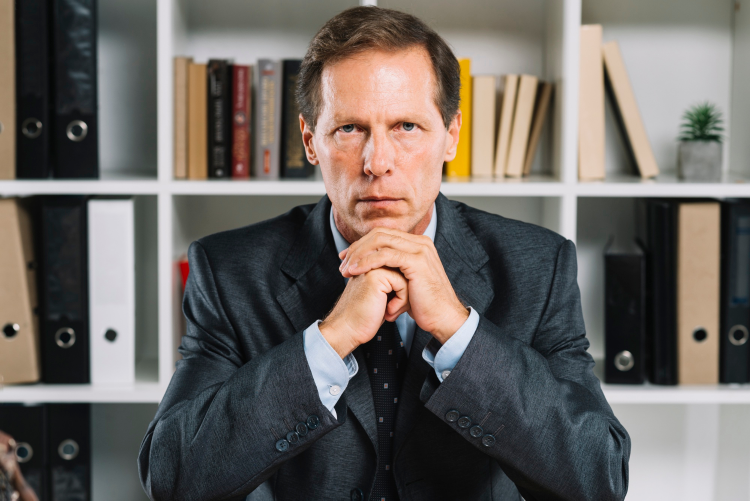
#> input picture Zadanie5/osoba.jpg, 1500 x 1001 px (shown at 1/2 size)
$ python Jerzy_Debowski_zadanie_5.py
#> lines starting #> are read from the running program, lines starting #| are printed output that depends on the picture; after the words box and inside, x2 and y2 are one past the last pixel; in counts of white or black regions, pixels touching at a corner belong together; pictures that were not available may be replaced by others from this repository, and a replacement may not be noted
import cv2
import numpy

face_cascade = cv2.CascadeClassifier(
    cv2.data.haarcascades + 'haarcascade_frontalface_default.xml'
)

smile_cascade = cv2.CascadeClassifier(
    cv2.data.haarcascades + 'haarcascade_smile.xml'
)

eye_cascade = cv2.CascadeClassifier(
    cv2.data.haarcascades + 'haarcascade_eye.xml'
)


def find_face(img_path, scaling_factor=0.5, scale_factor=1.3, min_neighbours=3):
#> called with img_path = 'osoba.jpg', scaling_factor = 0.5, scale_factor = 1.3, min_neighbours = 3
    frame = cv2.imread(img_path)
#> frame is the input picture: shape (1001, 1500, 3); mean B, G, R 97.3, 101.9, 107.5
    frame = cv2.resize(
        frame,
        None,
        fx=scaling_factor,
        fy=scaling_factor,
        interpolation=cv2.INTER_AREA,
    )
#> frame: shape (500, 750, 3)
    face_rects = face_cascade.detectMultiScale(
        frame,
        scaleFactor=scale_factor,
        minNeighbors=min_neighbours,
    )
#> face_rects = [[296, 62, 167, 167]]

    for (x, y, w, h) in face_rects:
        cv2.rectangle(
            frame,
            (x, y),
            (x + w, y + h),
            (255, 0, 0),
            3,
        )
#> this loop made 1 pass
#> frame: shape (500, 750, 3); mean B, G, R 99, 101, 106.4
    cv2.imshow('Found face', frame)


def find_smiles(img_path):
#> called with img_path = 'osoby.jpg'
    image = cv2.imread(img_path)
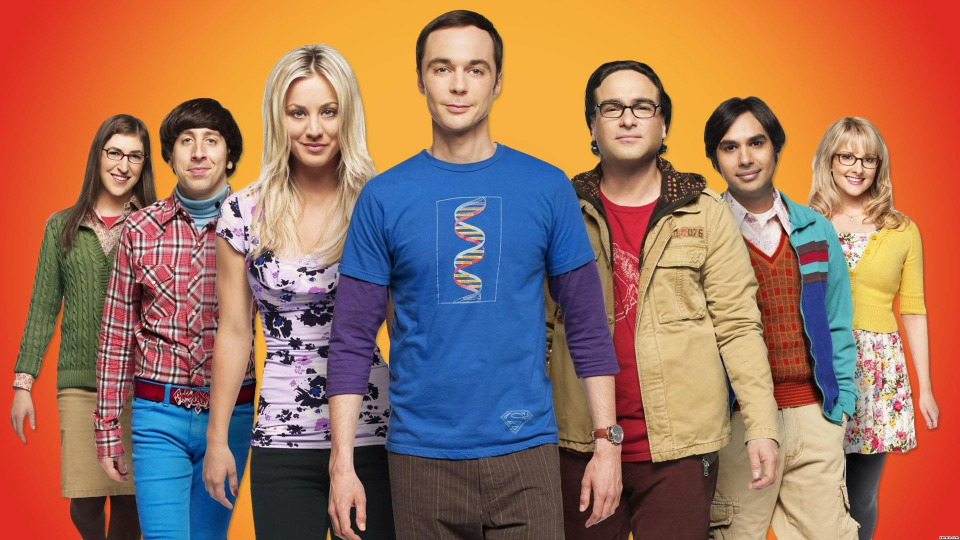
#> input picture Zadanie5/osoby.jpg, 1920 x 1080 px (shown at 1/2 size)
#> image is the input picture: shape (1080, 1920, 3); mean B, G, R 93, 113.9, 158.9
    gray_filter = cv2.cvtColor(image, cv2.COLOR_BGR2GRAY)
    faces = face_cascade.detectMultiScale(gray_filter, 1.2, 8)
#> faces = [[1421, 237, 138, 138], [190, 263, 118, 118], [330, 227, 140, 140], [1659, 273, 114, 114], [827, 65, 182, 182], [542, 161, 169, 169], [1169, 151, 167, 167]]

    for (x, y, w, h) in faces:
        cv2.rectangle(
            image,
            (x, y),
            (x + w, y + h),
            (255, 0, 0),
            2
        )
        roi_gray = gray_filter[y:y + h, x:x + w]
        roi_color = image[y:y + h, x:x + w]
        smile = smile_cascade.detectMultiScale(roi_gray, 1.1, 55, minSize=(25, 25))
        eye = eye_cascade.detectMultiScale(roi_gray, 1.1, 6)
        for (sx, sy, sw, sh) in smile:
            cv2.rectangle(
                roi_color,
                (sx, sy),
                (sx + sw, sy + sh),
                (0, 255, 0),
                1
            )
        for (ex, ey, ew, eh) in eye:
            cv2.rectangle(
                roi_color,
                (ex, ey),
                (ex + ew, ey + eh),
                (0, 0, 255),
                1
            )
#> this loop made 7 passes
#> (x, y, w, h, smile, eye) on passes 1, 3, 4, 5, 6: (1421, 237, 138, 138, [[40, 95, 73, 36]], [[71, 33, 35, 35], [23, 43, 32, 32]]), (330, 227, 140, 140, [[33, 95, 72, 36]], [[26, 37, 34, 34], [74, 39, 34, 34]]), (1659, 273, 114, 114, [[18, 69, 66, 33]], [[67, 36, 21, 21]]), (827, 65, 182, 182, [[49, 128, 85, 43]], [[32, 53, 42, 42], [101, 55, 44, 44]]), (542, 161, 169, 169, [[46, 112, 83, 42]], [[91, 43, 41, 41], [35, 47, 39, 39]])
#> (x, y, w, h, smile) on passes 2, 7: (190, 263, 118, 118, [[20, 76, 61, 30]]), (1169, 151, 167, 167, [[46, 107, 86, 43]])
#> pass 1, in find_smiles, `roi_color = image[y:y + h, x:x + w]`:
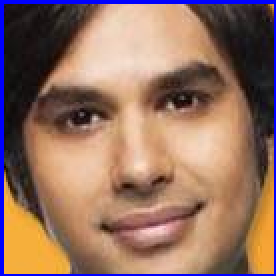
#> roi_color: shape (138, 138, 3) (shown 2 times larger); mean B, G, R 97.5, 113.1, 147.6
#> after the loop: image: shape (1080, 1920, 3); 0.73% of pixels changed, all inside (x1, y1, x2, y2) = (189, 64, 1775, 389)
#> after the loop:
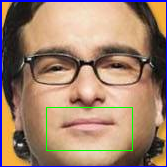
#> roi_color: shape (167, 167, 3); mean B, G, R 110.2, 130.1, 160.4
#> after the loop:
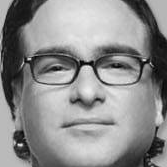
#> roi_gray: shape (167, 167); min 2, max 237, mean 141
    print(f'Znaleziono: {len(faces)} osób')
#| Znaleziono: 7 osób
    cv2.imshow('Smiles', image)


def capture_face_from_video():
    cap = cv2.VideoCapture(0)
    while True:
        ret, frame = cap.read()
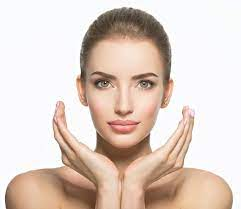
#> input picture Zadanie5/twarz.jpeg, 241 x 209 px, given in place of the camera
#> frame is the input picture: shape (209, 241, 3); mean B, G, R 198.1, 207.1, 223.4
        face_rects = face_cascade.detectMultiScale(
            frame,
            scaleFactor=2,
            minNeighbors=3,
        )
#> face_rects = [[76, 47, 96, 96]]
        for (x, y, w, h) in face_rects:
            cv2.rectangle(
                frame,
                (x, y),
                (x + w, y + h),
                (255, 0, 0),
                3,
            )
#> this loop made 1 pass
#> frame: shape (209, 241, 3); 3.79% of pixels changed, all inside (x1, y1, x2, y2) = (74, 45, 175, 146)
        cv2.imshow('Video', frame)
        print(f'Osoby na video: {len(face_rects)}')
#| Osoby na video: 1
        if cv2.waitKey(1) & 0xFF == ord('q'):
#> (key q is pressed here)
            break
    cap.release()


def find_people_on_video():
    cap = cv2.VideoCapture('video.mp4')
    hog = cv2.HOGDescriptor()
    hog.setSVMDetector(cv2.HOGDescriptor_getDefaultPeopleDetector())
    while True:
        ret, frame = cap.read()
        frame = cv2.resize(frame, (800, 560))
#> frame: shape (560, 800, 3)
        gray_filter = cv2.cvtColor(frame, cv2.COLOR_BGR2GRAY)
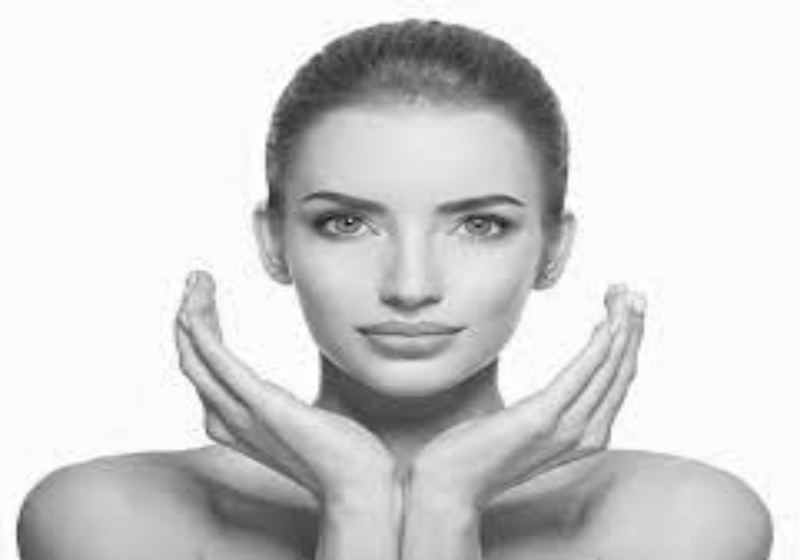
#> gray_filter: shape (560, 800); min 18, max 255, mean 210.9
        boxes, weights = hog.detectMultiScale(gray_filter, winStride=(8, 8), scale=1.1)
#> boxes = [[145, 238, 114, 229]]; weights = [1.4]
        boxes = numpy.array([[x, y, x + w, y + h] for (x, y, w, h) in boxes])
#> boxes = [[145, 238, 259, 467]]
        for (xa, ya, xb, yb) in boxes:
            cv2.rectangle(
                frame,
                (xa, ya),
                (xb, yb),
                (0, 255, 0),
                1,
            )
#> this loop made 1 pass
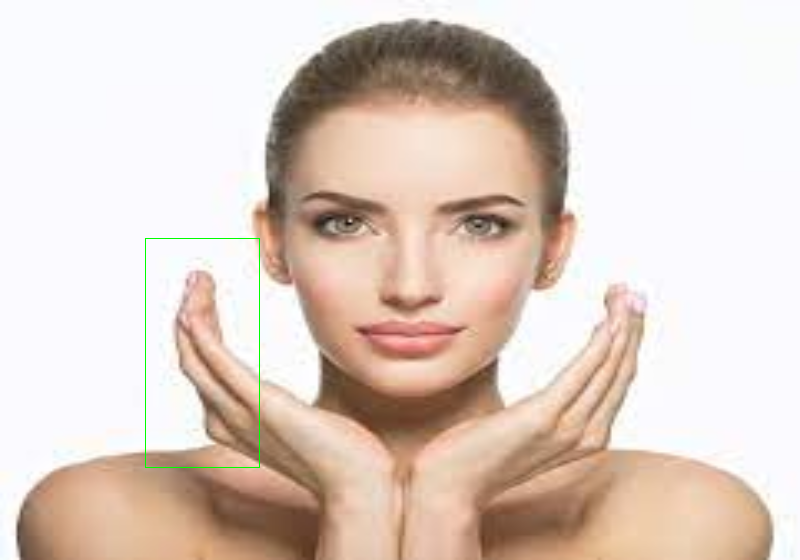
#> frame: shape (560, 800, 3); mean B, G, R 197.7, 207.1, 223
        cv2.imshow('Video', frame)
        print(f'Osoby na video: {len(boxes)}')
#| Osoby na video: 1
        if cv2.waitKey(1) & 0xFF == ord('q'):
#> (key q is pressed here)
            break
    cap.release()


find_face('osoba.jpg')
find_smiles('osoby.jpg')
capture_face_from_video()
find_people_on_video()
cv2.waitKey(0)
